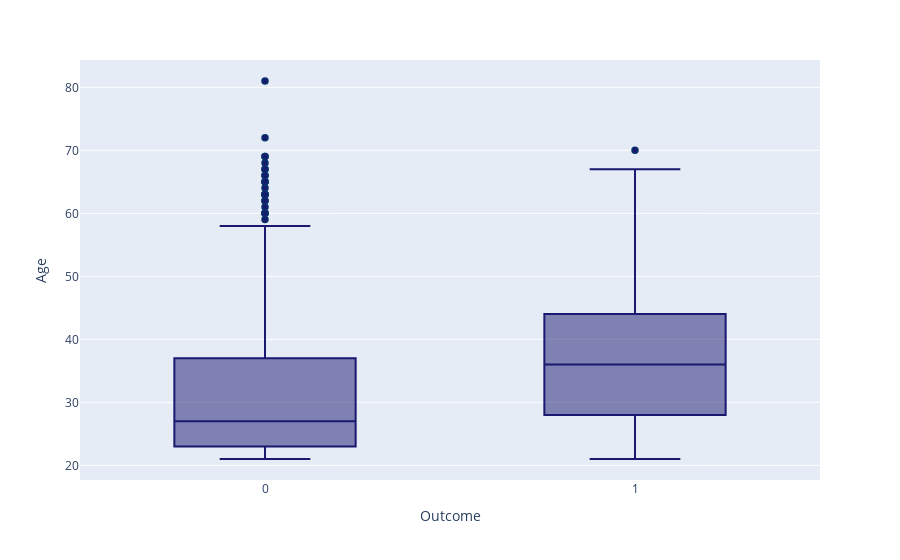

Here is the notebook cell this chart was saved with:
### Code cell
fig.update_traces(marker_color="midnightblue",marker_line_color='rgb(8,48,107)',
                  marker_line_width=1.5)

### Figure 1 — Plotly figure (JSON) as saved in the notebook; plotly's stock layout.template omitted (floating-point values rounded to 4 significant figures; data arrays with more than 128 entries replaced by an {"elided": "..."} marker saying what was removed)
{"data": [{"alignmentgroup": "True", "hovertemplate": "Outcome=%{x}<br>Age=%{y}<extra></extra>", "legendgroup": "", "marker": {"color": "midnightblue", "line": {"color": "rgb(8,48,107)", "width": 1.5}}, "name": "", "notched": false, "offsetgroup": "", "orientation": "v", "showlegend": false, "type": "box", "x": {"elided": "768 int values"}, "x0": " ", "xaxis": "x", "y": {"elided": "768 int values"}, "y0": " ", "yaxis": "y"}], "layout": {"autosize": true, "boxmode": "group", "legend": {"tracegroupgap": 0}, "margin": {"t": 60}, "xaxis": {"anchor": "y", "autorange": true, "domain": [0, 1], "range": [-0.5, 1.5], "title": {"text": "Outcome"}, "type": "linear"}, "yaxis": {"anchor": "x", "autorange": true, "domain": [0, 1], "range": [17.67, 84.33], "title": {"text": "Age"}, "type": "linear"}}}
